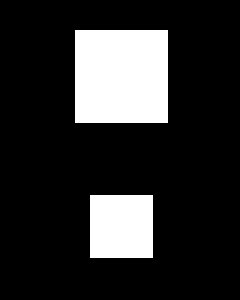
#> input picture cv10/data/input/Cv11_merkers.bmp, 80 x 100 px, found by its file name (shown 3 times larger)
$ python merkers.py
#> lines starting #> are read from the running program, lines starting #| are printed output that depends on the picture; after the words box and inside, x2 and y2 are one past the last pixel; in counts of white or black regions, pixels touching at a corner belong together
# made by Martin "Granc3k" Šimon, Vojtěch "Shock" Hejsek
import cv2
import numpy as np

# Load image
image_path = "./cv10/data/input/cv11_merkers.bmp"
image = cv2.imread(image_path, cv2.IMREAD_GRAYSCALE)
#> image: shape (100, 80); 17.5% white; 2 white regions, box (x1, y1, x2, y2) and area: (25, 10, 56, 41) 961, (30, 65, 51, 86) 441

# Normalizace image
binary_image = image / 255.0

# Split imagů na horní a dolní polovinu
height, width = binary_image.shape
#> height = 100; width = 80
upper_half = binary_image[: height // 2, :]
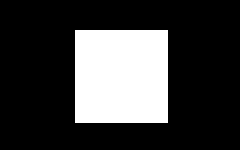
#> upper_half: shape (50, 80) float64 (shown 3 times larger); values 0 (black) and 1 (white), 24% white; 1 white region, box (x1, y1, x2, y2) and area: (25, 10, 56, 41) 961
lower_half = binary_image[height // 2 :, :]
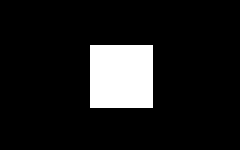
#> lower_half: shape (50, 80) float64 (shown 3 times larger); values 0 (black) and 1 (white), 11% white; 1 white region, box (x1, y1, x2, y2) and area: (30, 15, 51, 36) 441

# Def kernelu
kernel = np.ones((3, 3), np.uint8)

# Eroze pro získání marků
eroded_upper = cv2.erode(upper_half, kernel, iterations=1)
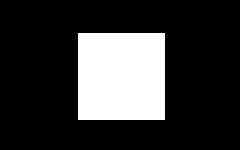
#> eroded_upper: shape (50, 80) float64 (shown 3 times larger); values 0 (black) and 1 (white), 21% white; 1 white region, box (x1, y1, x2, y2) and area: (26, 11, 55, 40) 841
eroded_lower = cv2.erode(lower_half, kernel, iterations=1)
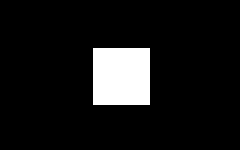
#> eroded_lower: shape (50, 80) float64 (shown 3 times larger); values 0 (black) and 1 (white), 9% white; 1 white region, box (x1, y1, x2, y2) and area: (31, 16, 50, 35) 361

# Find souřadnic marků
def find_coordinates(eroded_image):
    coordinates = np.column_stack(np.where(eroded_image > 0))
#> coordinates = 841 pairs, first value 11 to 39, second value 26 to 54
    return coordinates


upper_coordinates = find_coordinates(eroded_upper)
#> upper_coordinates has the same summary as coordinates in find_coordinates
lower_coordinates = find_coordinates(eroded_lower)
#> lower_coordinates = 361 pairs, first value 16 to 34, second value 31 to 49

# Create matice 3x3 pro souřadnice
upper_matrix = np.zeros((3, 3), dtype=int)
lower_matrix = np.zeros((3, 3), dtype=int)

# Fill in matice souřadnicemi
for coord in upper_coordinates:
    x, y = coord
    upper_matrix[x % 3, y % 3] += 1
#> this loop made 841 passes
#> (x, y) on passes 1 to 3: (11, 26), (11, 27), (11, 28)
#> after the loop, upper_matrix = [[100, 90, 100], [90, 81, 90], [100, 90, 100]]

for coord in lower_coordinates:
    x, y = coord
    lower_matrix[x % 3, y % 3] += 1
#> this loop made 361 passes
#> (x, y) on passes 1 to 3: (16, 31), (16, 32), (16, 33)
#> after the loop, lower_matrix = [[36, 42, 36], [42, 49, 42], [36, 42, 36]]

# Print souřadnic do konzole
print("Upper half coordinates matrix:")
print(upper_matrix)
#| [[100  90 100]
#|  [ 90  81  90]
#|  [100  90 100]]

print("Lower half coordinates matrix:")
print(lower_matrix)
#| [[36 42 36]
#|  [42 49 42]
#|  [36 42 36]]

# Dilatace pro dekódování obrázku
dilated_upper = cv2.dilate(eroded_upper, kernel, iterations=1)
dilated_lower = cv2.dilate(eroded_lower, kernel, iterations=1)

# Union horní a dolní poloviny
decoded_image = np.vstack((dilated_upper, dilated_lower))

# Save dekódovaného obrázku
cv2.imwrite("./cv10/data/output/decoded_image.bmp", decoded_image * 255)
